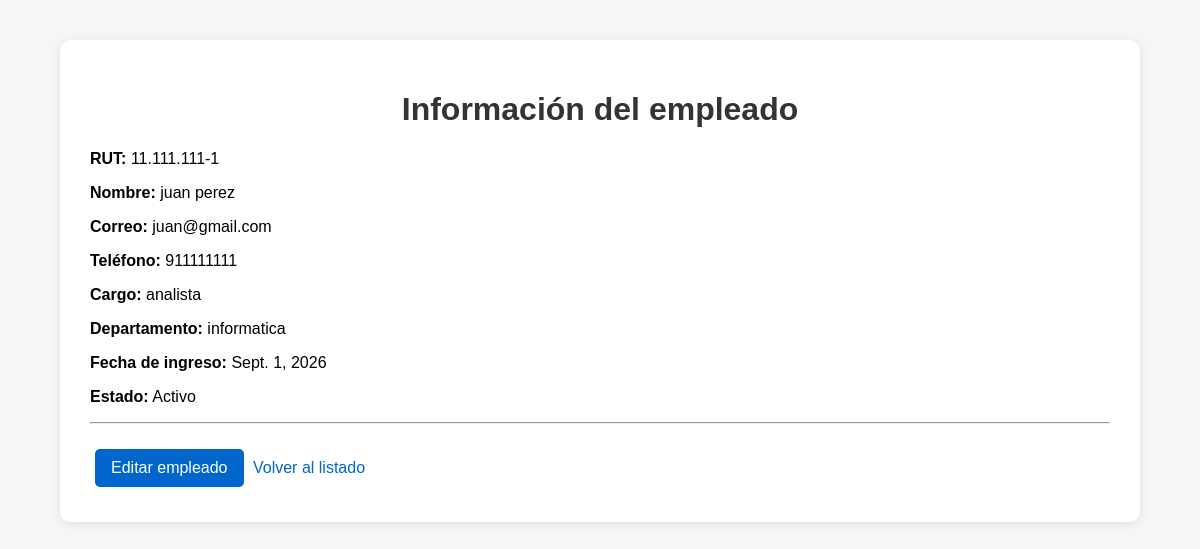
Screenshot of /personal/empleados/1/ (signed in) with the database file from the repository.
### personal/models.py (models this page shows, shortened)
class Empleado(models.Model):
    ESTADOS = [
        ('Activo', 'Activo'),
        ('Inactivo', 'Inactivo'),
    ]
    rut = models.CharField(
        max_length=12,
        unique=True
    )
    nombre = models.CharField(
        max_length=100
    )
    apellido = models.CharField(
        max_length=100
    )
    correo = models.EmailField()
    telefono = models.CharField(
        max_length=20
    )
    fecha_ingreso = models.DateField()
    cargo = models.ForeignKey(
        Cargo,
        on_delete=models.PROTECT
    )
    departamento = models.ForeignKey(
        Departamento,
        on_delete=models.PROTECT
    )
    estado = models.CharField(
        max_length=10,
        choices=ESTADOS,
        default='Activo'
    )

class Cargo(models.Model):
    nombre = models.CharField(max_length=100)
    descripcion = models.TextField(blank=True)
    def __str__(self):
        return self.nombre

class Departamento(models.Model):
    nombre = models.CharField(max_length=100)
    descripcion = models.TextField(blank=True)
    def __str__(self):
        return self.nombre

### personal/views.py (the view)
@login_required
def detalle_empleado(request, empleado_id):
    empleado = get_object_or_404(
        Empleado,
        id=empleado_id
    )
    return render(
        request,
        'personal/detalle_empleado.html',
        {
            'empleado': empleado
        }
    )

### personal/templates/personal/detalle_empleado.html (shortened to what this page needs)
{% load static %}
<!DOCTYPE html>
<html lang="es">
<head>
    <link rel="stylesheet"
          href="{% static 'personal/estilos.css' %}">
</head>
<body>
<div class="contenedor">
    <h1>Información del empleado</h1>
    <p>
        <strong>RUT:</strong>
        {{ empleado.rut }}
    </p>
    <p>
        <strong>Nombre:</strong>
        {{ empleado.nombre }}
        {{ empleado.apellido }}
    </p>
    <p>
        <strong>Correo:</strong>
        {{ empleado.correo }}
    </p>
    <p>
        <strong>Teléfono:</strong>
        {{ empleado.telefono }}
    </p>
    <p>
        <strong>Cargo:</strong>
        {{ empleado.cargo }}
    </p>
    <p>
        <strong>Departamento:</strong>
        {{ empleado.departamento }}
    </p>
    <p>
        <strong>Fecha de ingreso:</strong>
        {{ empleado.fecha_ingreso }}
    </p>
    <p>
        <strong>Estado:</strong>
        {{ empleado.estado }}
    </p>
    <hr>
    <div class="acciones">
        <a class="boton"
           href="{% url 'editar_empleado' empleado.id %}">
            Editar empleado
        </a>
        <a href="{% url 'lista_empleados' %}">
            Volver al listado
        </a>
    </div>
</div>
</body>
</html>

### personal/static/personal/estilos.css (style rules this page uses)
body { font-family: Arial, sans-serif; background-color: #f4f6f8; margin: 0; padding: 0; }
.contenedor { width: 85%; max-width: 1100px; margin: 40px auto; background-color: white; padding: 30px; border-radius: 10px; box-shadow: 0 2px 10px rgba(0, 0, 0, 0.1); }
h1 { text-align: center; color: #333; }
a { color: #0066cc; text-decoration: none; }
.boton { display: inline-block; padding: 10px 16px; margin: 5px; background-color: #0066cc; color: white; text-decoration: none; border-radius: 5px; border: none; cursor: pointer; }
.acciones { margin-top: 20px; }

### rows the page displays
Empleado: rut "11.111.111-1", nombre "juan", apellido "perez", correo "juan@gmail.com", telefono "911111111", cargo "analista", departamento "informatica", fecha_ingreso "Sept. 1, 2026", estado "Activo"
